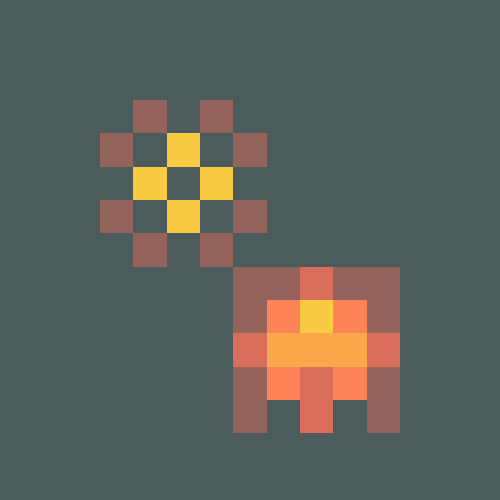

Notebook cell for this chart:
### Code cell
dilated = ndimage.binary_dilation(x).astype(int)
eroded = ndimage.binary_erosion(dilated)
borders = dilated-eroded
make_plot(x + ndimage.convolve(x, np.eye(3)) + ndimage.convolve(x, np.fliplr(np.eye(3))), COLORS[0])
# 2 * borders + x

### Figure 1 — Plotly figure (JSON) as saved in the notebook; plotly's stock layout.template omitted (floating-point values rounded to 4 significant figures; data arrays with more than 128 entries replaced by an {"elided": "..."} marker saying what was removed)
{"data": [{"colorscale": [[0, "#4c5b5c"], [0.5, "#ff715b"], [1, "#f9cb40"]], "showscale": false, "type": "heatmap", "z": {"elided": "15x15 int values"}}], "layout": {"height": 500, "margin": {"b": 0, "l": 0, "r": 0, "t": 0}, "width": 500, "xaxis": {"visible": false}, "yaxis": {"visible": false}}}
